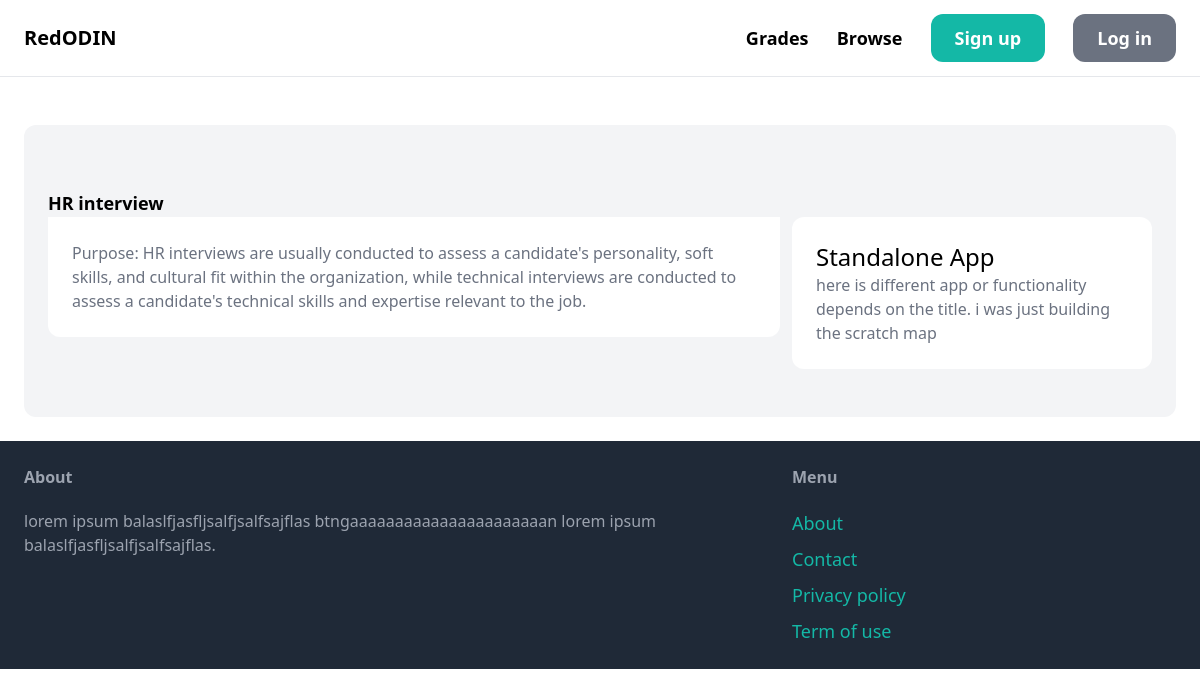
Screenshot of /item/3 with the database file from the repository.
### item/models.py (models this page shows, shortened)
class Item(models.Model):
    category = models.ForeignKey(Category, on_delete=models.CASCADE)
    name = models.CharField(max_length=255)
    description = models.TextField(blank=True , null=True)
    category = models.ForeignKey(Category, on_delete=models.CASCADE)
    created_at = models.DateTimeField(auto_now_add=True)
    created_by = models.ForeignKey(User, related_name='items', on_delete=models.CASCADE)
    is_Finished = models.BooleanField(default=False)
    class Meta:
        ordering = ['name']

### item/views.py (the view)
# urls.py: path('<int:pk>', views.detail, name='detail'),
def detail(request, pk):
    item = get_object_or_404(Item, pk=pk)
    return render(request, 'item/detail.html',
                  {'item': item}
                  )

### item/Templates/item/detail.html (shortened to what this page needs)
{% extends 'core/base.html'%}
{% block content %}
    <div class="mt-6 px-6 py-12 bg-gray-100 rounded-xl">
        <div class="mt-4">
                    <h2 class="text-lg font-semibold hover:text-gray-500">  {{item.name}} <h2>
        </div>
        <div class="grid grid-cols-3 gap-3">
            <div class="col-span-2">
                <div class="p-6 bg-white rounded-b-xl">
                    <p class="text-gray-500">{{item.description}}</p>
                </div>
            </div>
                <div class="p-6 bg-white rounded-xl">
                    <h2 class="text-2xl">Standalone App</h2>
                    <p class="text-gray-500">here is different app or functionality depends on the title. i was just building the scratch map</p>
                </div>
        </div>
    </div>
{% endblock %}

### rows the page displays
Item: name "HR interview", description "Purpose: HR interviews are usually conducted to assess a candidate's personality, soft skills, and cultural fit within the organization, while technical interviews are conducted to assess a candidate's technical skills and expertise relevant to the job."
